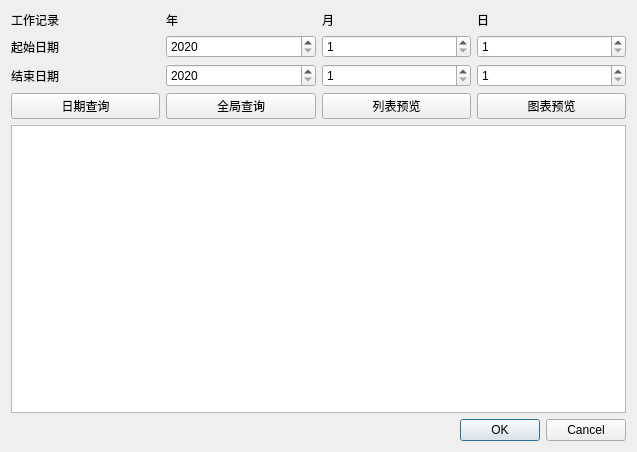
<?xml version="1.0" encoding="UTF-8"?>
<ui version="4.0">
 <class>findHistory</class>
 <widget class="QDialog" name="findHistory">
  <property name="geometry">
   <rect>
    <x>0</x>
    <y>0</y>
    <width>637</width>
    <height>452</height>
   </rect>
  </property>
  <property name="windowTitle">
   <string>Dialog</string>
  </property>
  <property name="styleSheet">
   <string notr="true"/>
  </property>
  <layout class="QVBoxLayout" name="verticalLayout">
   <item>
    <layout class="QHBoxLayout" name="horizontalLayout">
     <item>
      <layout class="QGridLayout" name="gridLayout">
       <item row="0" column="2">
        <widget class="QLabel" name="label_5">
         <property name="text">
          <string>月</string>
         </property>
        </widget>
       </item>
       <item row="2" column="0">
        <widget class="QLabel" name="label_4">
         <property name="text">
          <string>结束日期</string>
         </property>
        </widget>
       </item>
       <item row="3" column="0">
        <widget class="QPushButton" name="pbFindByDay">
         <property name="text">
          <string>日期查询</string>
         </property>
        </widget>
       </item>
       <item row="1" column="1">
        <widget class="QSpinBox" name="sbStartYear">
         <property name="minimum">
          <number>2020</number>
         </property>
         <property name="maximum">
          <number>2100</number>
         </property>
        </widget>
       </item>
       <item row="4" column="0" colspan="4">
        <widget class="QTableView" name="tableView">
         <property name="styleSheet">
          <string notr="true"/>
         </property>
        </widget>
       </item>
       <item row="3" column="2">
        <widget class="QPushButton" name="pbPrint">
         <property name="text">
          <string>列表预览</string>
         </property>
        </widget>
       </item>
       <item row="2" column="1">
        <widget class="QSpinBox" name="sbEndYear">
         <property name="minimum">
          <number>2020</number>
         </property>
         <property name="maximum">
          <number>2100</number>
         </property>
        </widget>
       </item>
       <item row="0" column="1">
        <widget class="QLabel" name="label">
         <property name="text">
          <string>年</string>
         </property>
        </widget>
       </item>
       <item row="2" column="2">
        <widget class="QSpinBox" name="sbEndMonth">
         <property name="minimum">
          <number>1</number>
         </property>
         <property name="maximum">
          <number>12</number>
         </property>
        </widget>
       </item>
       <item row="1" column="0">
        <widget class="QLabel" name="label_3">
         <property name="text">
          <string>起始日期</string>
         </property>
        </widget>
       </item>
       <item row="2" column="3">
        <widget class="QSpinBox" name="sbEndDay">
         <property name="minimum">
          <number>1</number>
         </property>
         <property name="maximum">
          <number>31</number>
         </property>
        </widget>
       </item>
       <item row="0" column="0">
        <widget class="QLabel" name="label_6">
         <property name="text">
          <string>工作记录</string>
         </property>
        </widget>
       </item>
       <item row="3" column="3">
        <widget class="QPushButton" name="pbChartPrint">
         <property name="text">
          <string>图表预览</string>
         </property>
        </widget>
       </item>
       <item row="1" column="2">
        <widget class="QSpinBox" name="sbStartMonth">
         <property name="minimum">
          <number>1</number>
         </property>
         <property name="maximum">
          <number>12</number>
         </property>
        </widget>
       </item>
       <item row="1" column="3">
        <widget class="QSpinBox" name="sbStartDay">
         <property name="minimum">
          <number>1</number>
         </property>
         <property name="maximum">
          <number>31</number>
         </property>
        </widget>
       </item>
       <item row="0" column="3">
        <widget class="QLabel" name="label_2">
         <property name="text">
          <string>日</string>
         </property>
        </widget>
       </item>
       <item row="3" column="1">
        <widget class="QPushButton" name="pbFindShowAll">
         <property name="text">
          <string>全局查询</string>
         </property>
        </widget>
       </item>
      </layout>
     </item>
    </layout>
   </item>
   <item>
    <widget class="QDialogButtonBox" name="buttonBox">
     <property name="orientation">
      <enum>Qt::Horizontal</enum>
     </property>
     <property name="standardButtons">
      <set>QDialogButtonBox::Cancel|QDialogButtonBox::Ok</set>
     </property>
    </widget>
   </item>
  </layout>
 </widget>
 <resources/>
 <connections>
  <connection>
   <sender>buttonBox</sender>
   <signal>accepted()</signal>
   <receiver>findHistory</receiver>
   <slot>accept()</slot>
   <hints>
    <hint type="sourcelabel">
     <x>248</x>
     <y>254</y>
    </hint>
    <hint type="destinationlabel">
     <x>157</x>
     <y>274</y>
    </hint>
   </hints>
  </connection>
  <connection>
   <sender>buttonBox</sender>
   <signal>rejected()</signal>
   <receiver>findHistory</receiver>
   <slot>reject()</slot>
   <hints>
    <hint type="sourcelabel">
     <x>316</x>
     <y>260</y>
    </hint>
    <hint type="destinationlabel">
     <x>286</x>
     <y>274</y>
    </hint>
   </hints>
  </connection>
 </connections>
</ui>
